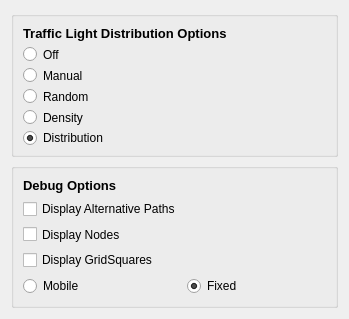
              <widget class="QWidget" name="scrollAreaWidgetContents_3">
               <property name="geometry">
                <rect>
                 <x>0</x>
                 <y>0</y>
                 <width>349</width>
                 <height>319</height>
                </rect>
               </property>
               <property name="minimumSize">
                <size>
                 <width>349</width>
                 <height>319</height>
                </size>
               </property>
               <layout class="QVBoxLayout" name="verticalLayout_23">
                <item>
                 <widget class="QGroupBox" name="groupBox">
                  <layout class="QVBoxLayout" name="verticalLayout_7">
                   <property name="sizeConstraint">
                    <enum>QLayout::SetDefaultConstraint</enum>
                   </property>
                   <item>
                    <widget class="QLabel" name="label_44">
                     <property name="font">
                      <font>
                       <pointsize>10</pointsize>
                       <weight>75</weight>
                       <bold>true</bold>
                      </font>
                     </property>
                     <property name="text">
                      <string>Traffic Light Distribution Options</string>
                     </property>
                    </widget>
                   </item>
                   <item>
                    <widget class="QRadioButton" name="offRadioButton">
                     <property name="text">
                      <string>Off</string>
                     </property>
                     <attribute name="buttonGroup">
                      <string notr="true">buttonGroup</string>
                     </attribute>
                    </widget>
                   </item>
                   <item>
                    <widget class="QRadioButton" name="manualRadioButton">
                     <property name="text">
                      <string>Manual</string>
                     </property>
                     <property name="checked">
                      <bool>false</bool>
                     </property>
                     <attribute name="buttonGroup">
                      <string notr="true">buttonGroup</string>
                     </attribute>
                    </widget>
                   </item>
                   <item>
                    <widget class="QRadioButton" name="randomRadioButton">
                     <property name="text">
                      <string>Random</string>
                     </property>
                     <attribute name="buttonGroup">
                      <string notr="true">buttonGroup</string>
                     </attribute>
                    </widget>
                   </item>
                   <item>
                    <widget class="QRadioButton" name="densityRadioButton">
                     <property name="text">
                      <string>Density</string>
                     </property>
                     <property name="checked">
                      <bool>false</bool>
                     </property>
                     <attribute name="buttonGroup">
                      <string notr="true">buttonGroup</string>
                     </attribute>
                    </widget>
                   </item>
                   <item>
                    <widget class="QRadioButton" name="distributionRadioButton">
                     <property name="text">
                      <string>Distribution</string>
                     </property>
                     <property name="checked">
                      <bool>true</bool>
                     </property>
                     <attribute name="buttonGroup">
                      <string notr="true">buttonGroup</string>
                     </attribute>
                    </widget>
                   </item>
                  </layout>
                 </widget>
                </item>
                <item>
                 <widget class="QGroupBox" name="groupBox">
                  <layout class="QFormLayout" name="formLayout">
                   <item row="5" column="0">
                    <widget class="QRadioButton" name="mobile_radioButton">
                     <property name="text">
                      <string>Mobile</string>
                     </property>
                    </widget>
                   </item>
                   <item row="5" column="1">
                    <widget class="QRadioButton" name="fixed_radioButton">
                     <property name="text">
                      <string>Fixed</string>
                     </property>
                     <property name="checked">
                      <bool>true</bool>
                     </property>
                    </widget>
                   </item>
                   <item row="4" column="0">
                    <widget class="QCheckBox" name="debugDisplayGridSquaresCheckBox">
                     <property name="text">
                      <string>Display GridSquares</string>
                     </property>
                     <property name="checked">
                      <bool>false</bool>
                     </property>
                    </widget>
                   </item>
                   <item row="3" column="0">
                    <widget class="QCheckBox" name="debugDisplayNodesCheckBox">
                     <property name="text">
                      <string>Display Nodes</string>
                     </property>
                     <property name="checked">
                      <bool>false</bool>
                     </property>
                    </widget>
                   </item>
                   <item row="2" column="0">
                    <widget class="QCheckBox" name="debugDisplayAlternativePathsCheckBox">
                     <property name="text">
                      <string>Display Alternative Paths</string>
                     </property>
                     <property name="checked">
                      <bool>false</bool>
                     </property>
                    </widget>
                   </item>
                   <item row="1" column="0">
                    <widget class="QLabel" name="label_40">
                     <property name="font">
                      <font>
                       <pointsize>10</pointsize>
                       <weight>75</weight>
                       <bold>true</bold>
                      </font>
                     </property>
                     <property name="text">
                      <string>Debug Options</string>
                     </property>
                    </widget>
                   </item>
                  </layout>
                 </widget>
                </item>
               </layout>
              </widget>
